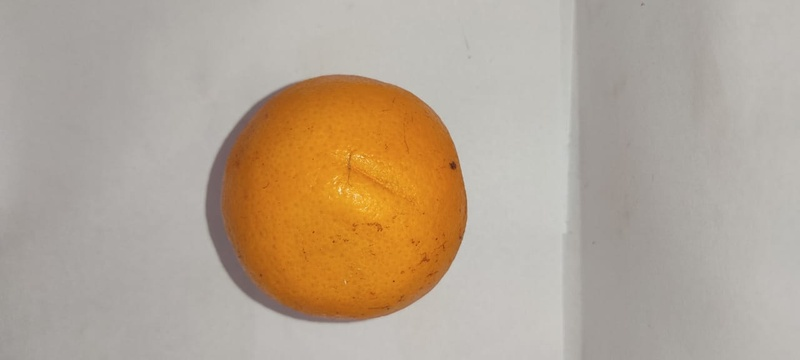
#> input picture dataset/images/test/shelf4.jpeg, 800 x 360 px, shrunk from 1280 x 576 before the run, given as the content of the folder ../../../dataset/images/training/original, which was not available
$ jupyter execute --allow-errors processing.ipynb   (text cells are left out)
#> lines starting #> are read from the running program, lines starting #| are printed output that depends on the picture; after the words box and inside, x2 and y2 are one past the last pixel; in counts of white or black regions, pixels touching at a corner belong together; pictures that were not available may be replaced by others from this repository, and a replacement may not be noted
[cell 1]
import os
import numpy as np
import cv2
from sklearn.cluster import KMeans
import joblib

[cell 2]
image_path      = '../../../dataset/images'
training_path   = os.path.join(image_path, 'training')
original_path   = os.path.join(training_path, 'original')
processed_path  = os.path.join(training_path, 'processed')

[cell 3]
original   = [os.path.join(original_path, image) for image in os.listdir(original_path)]
#> (the rest of this cell did not finish here and is left out)

[cell 4]
def get_light_background(mask, f = 20, p = 0.75):
    height, width = mask.shape
    cluster_size  = min([height, width])//f
    cluster       = np.ones((cluster_size, cluster_size), np.uint8)

    # Corners
    corner1 = np.bitwise_and(cluster, mask[:cluster_size,  :cluster_size])
    corner2 = np.bitwise_and(cluster, mask[:cluster_size:, -cluster_size:])
    corner3 = np.bitwise_and(cluster, mask[-cluster_size:, :cluster_size])
    corner4 = np.bitwise_and(cluster, mask[-cluster_size:, -cluster_size:])
    corners = [corner1, corner2, corner3, corner4]

    # Sides
    limitw1 = (width - cluster_size)//2
    limitw2 = (width + cluster_size)//2
    limith1 = (height - cluster_size)//2
    limith2 = (height + cluster_size)//2

    side1   = np.bitwise_and(cluster, mask[:cluster_size, limitw1:limitw2])
    side2   = np.bitwise_and(cluster, mask[limith1:limith2, :cluster_size])
    side3   = np.bitwise_and(cluster, mask[limith1:limith2, -cluster_size:])
    side4   = np.bitwise_and(cluster, mask[-cluster_size:, limitw1:limitw2])
    sides   = [side1, side2, side3, side4]

    # Determining the type of background
    edges            = corners + sides
    light_background = sum(np.count_nonzero(edge) for edge in edges) > p*8*(cluster_size**2)

    # Inverting if dark background
    if light_background:
        return np.bitwise_not(mask)
    return mask

[cell 5]
for file in original:
    # BGR image
    image = cv2.imread(file)
#> image is the input picture: shape (360, 800, 3); mean B, G, R 146.9, 164.7, 180.6

    # Dimenssions
    height, width, _ = image.shape
#> height = 360; width = 800

    # Pixel data vector
    data_vector = np.zeros((height * width, 4))

    # Obtener matrices del espacio de colores
    rgb_matrix = image.reshape((-1, 3))
    hsv_matrix = cv2.cvtColor(image, cv2.COLOR_BGR2HSV).reshape((-1, 3))
    lab_matrix = cv2.cvtColor(image, cv2.COLOR_BGR2LAB).reshape((-1, 3))

    # Asignar a la matriz de datos
    # Conservamos el canal G, S, A y B
    data_vector[:, 0]  = rgb_matrix[:, 2]
    data_vector[:, 1]  = hsv_matrix[:, 1]
    data_vector[:, 2:] = lab_matrix[:, 1:]

    # Segmentamos la imagen con los vectores obtenidos pos cada pixel
    kmeans = KMeans(n_clusters = 2, n_init = 10)  # 2 Clusters. Background and fruit
    kmeans.fit(data_vector)

    # Get clusters labels
    labels = kmeans.labels_

    # kmeans_mask
    kmeans_mask = labels.reshape(height, width)
    kmeans_mask = kmeans_mask.astype(np.uint8) * 255

    # Determinación del tipo de fondo de la máscara
    kmeans_mask = get_light_background(kmeans_mask)

    # Erosion y dilataciòn sobre la màscara
    erosion_size      = min([height, width])//200
#> erosion_size = 1
    dilatacion_size   = min([height, width])//80
#> dilatacion_size = 4
    kernel_erosion    = np.ones((erosion_size,erosion_size), np.uint8)
#> kernel_erosion = [1]
    eroded            = cv2.erode(kmeans_mask, kernel_erosion, iterations = 1)
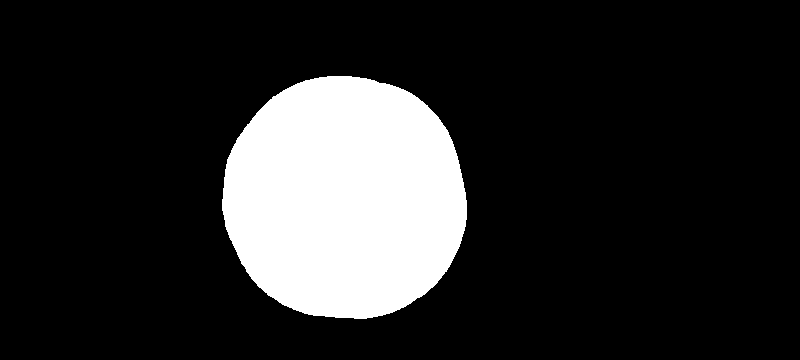
#> kmeans_mask: shape (360, 800); 16.4% white; 1 white region
    kernel_dilatacion = np.ones((dilatacion_size,dilatacion_size), np.uint8)
    kmeans_mask       = cv2.dilate(eroded, kernel_dilatacion, iterations  = 2)

    # Encontrar contornos
    kmeans_cnt, _ = cv2.findContours(kmeans_mask, cv2.RETR_EXTERNAL, cv2.CHAIN_APPROX_SIMPLE)
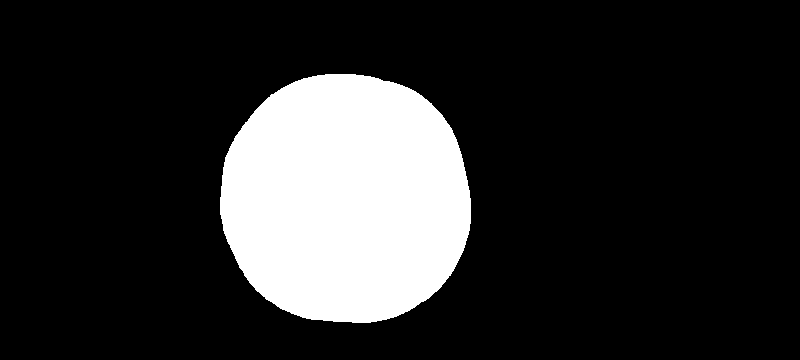
#> kmeans_mask: shape (360, 800); 17.5% white; 1 white region
    kmeans_cnt    = max(kmeans_cnt, key = cv2.contourArea)

    # Contorno aproximado
    epsilon       = 0.001 * cv2.arcLength(kmeans_cnt, True)
#> epsilon = 0.839
    kmeans_cnt    = cv2.approxPolyDP(kmeans_cnt, epsilon, True)
    kmeans_cnt    = (kmeans_cnt,)

    # Template
    tkmeans       = np.zeros((height, width), dtype=np.uint8)

    # Dibujar
    cv2.drawContours(tkmeans, kmeans_cnt, -1, 255, thickness = cv2.FILLED)
#> tkmeans: shape (360, 800); 17.5% white; 1 white region, box (x1, y1, x2, y2) and area: (220, 74, 471, 323) 50321

    # Guardar mascara
    cv2.imwrite(os.path.join(processed_path, os.path.basename(file)), tkmeans)

$ run again, on dataset/images/test/grupo1/shelf1.jpeg
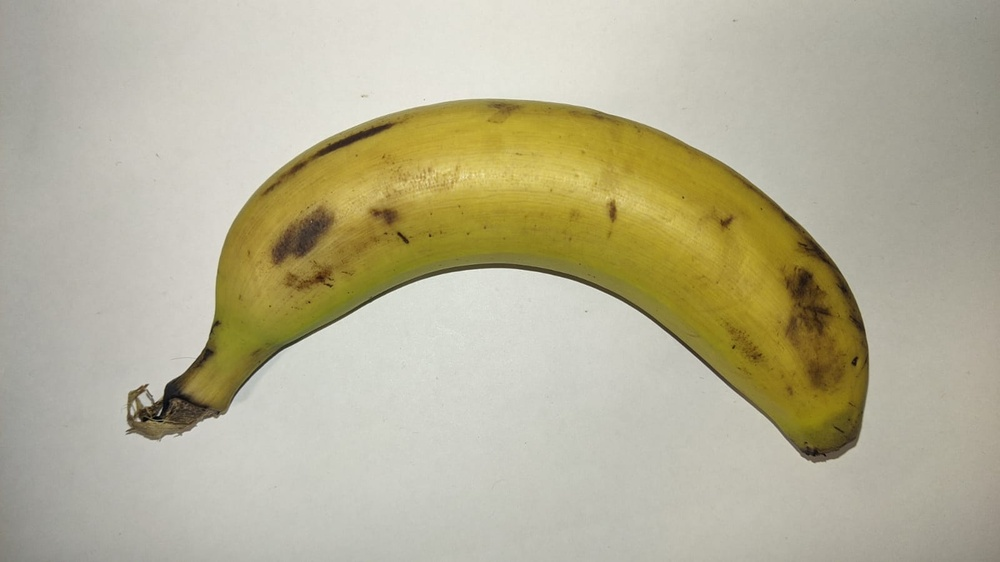
#> input picture dataset/images/test/grupo1/shelf1.jpeg, 1000 x 562 px, shrunk from 1600 x 900 before the run, given as the content of the folder ../../../dataset/images/training/original, which was not available
#> image is the input picture: shape (562, 1000, 3); mean B, G, R 150.4, 176.4, 181.5
#> cluster: shape (28, 28); every value is 1
#> `eroded            = cv2.erode(kmeans_mask, kernel_erosion, iterations ..`:
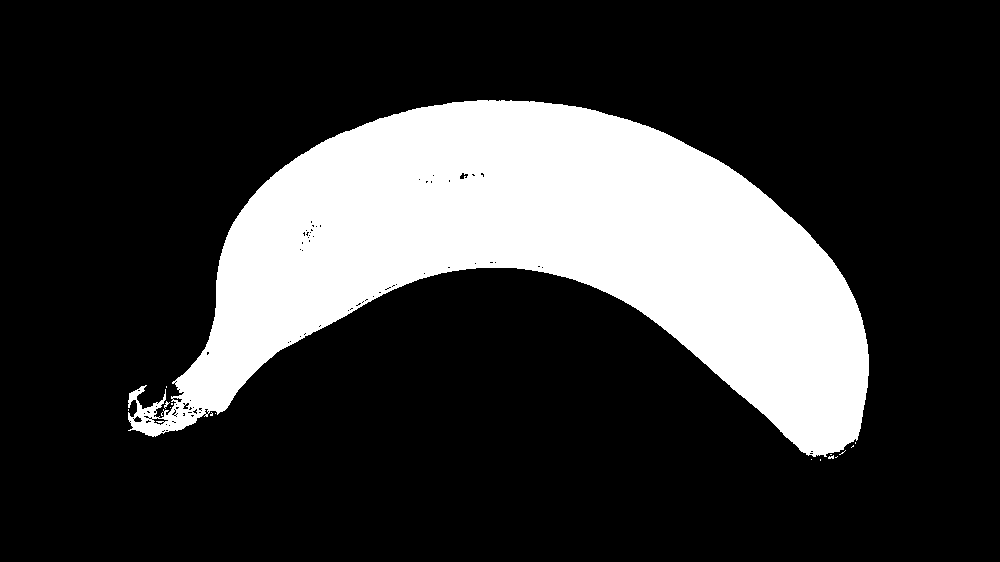
#> kmeans_mask: shape (562, 1000); 22.1% white; 17 white regions (16 under 20 px), largest, box (x1, y1, x2, y2) and area: (128, 100, 869, 457) 123875
#> eroded: shape (562, 1000); 21.7% white; 12 white regions (10 under 20 px)
#> `cv2.drawContours(tkmeans, kmeans_cnt, -1, 255, thickness = cv2.FILLED)`:
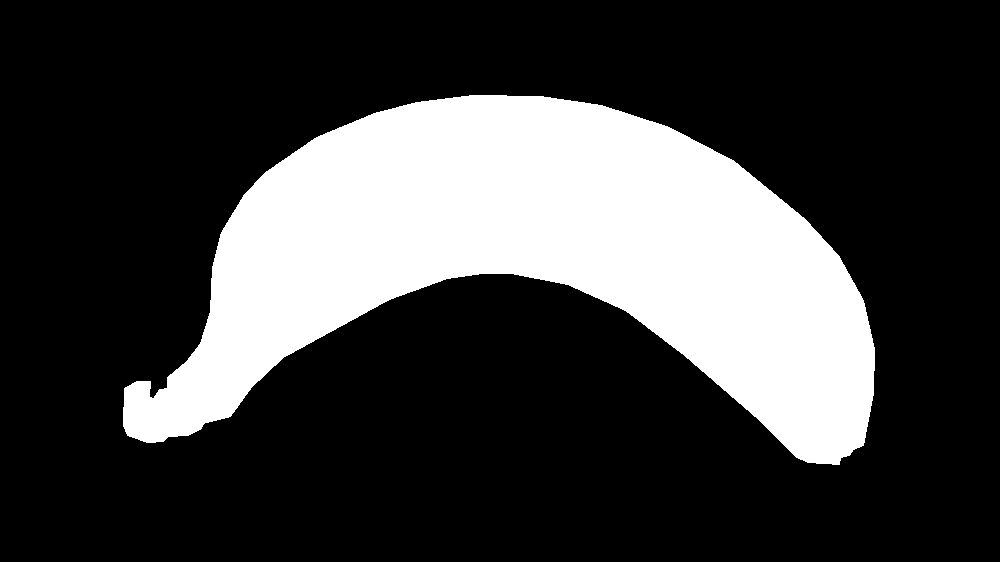
#> tkmeans: shape (562, 1000); 24.7% white; 1 white region, box (x1, y1, x2, y2) and area: (123, 95, 875, 465) 138904

$ run again, on dataset/images/test/grupo1/shelf2.jpeg
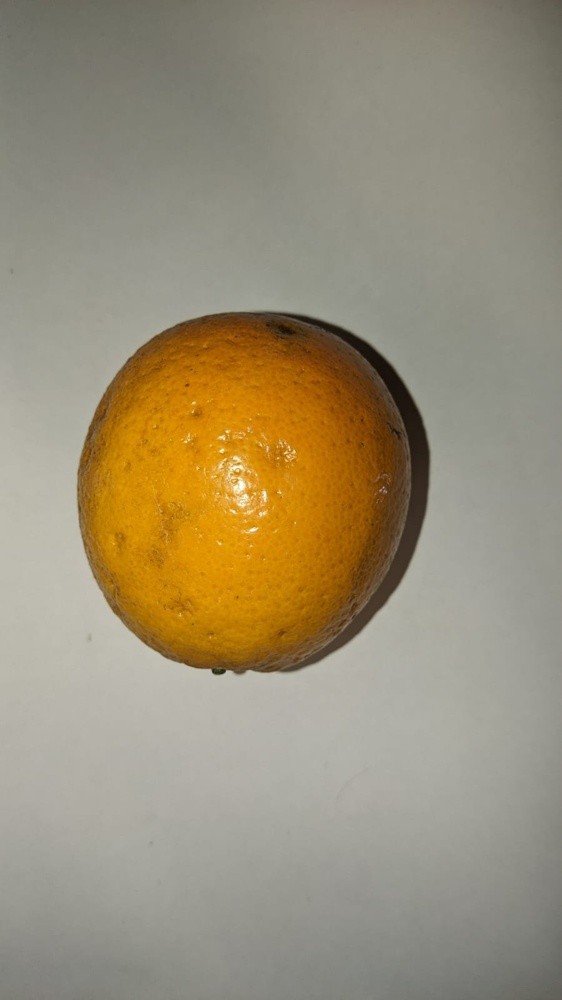
#> input picture dataset/images/test/grupo1/shelf2.jpeg, 562 x 1000 px, shrunk from 900 x 1600 before the run, given as the content of the folder ../../../dataset/images/training/original, which was not available
#> image is the input picture: shape (1000, 562, 3); mean B, G, R 118.2, 142.9, 154.1
#> cluster: shape (28, 28); every value is 1
#> `eroded            = cv2.erode(kmeans_mask, kernel_erosion, iterations ..`:
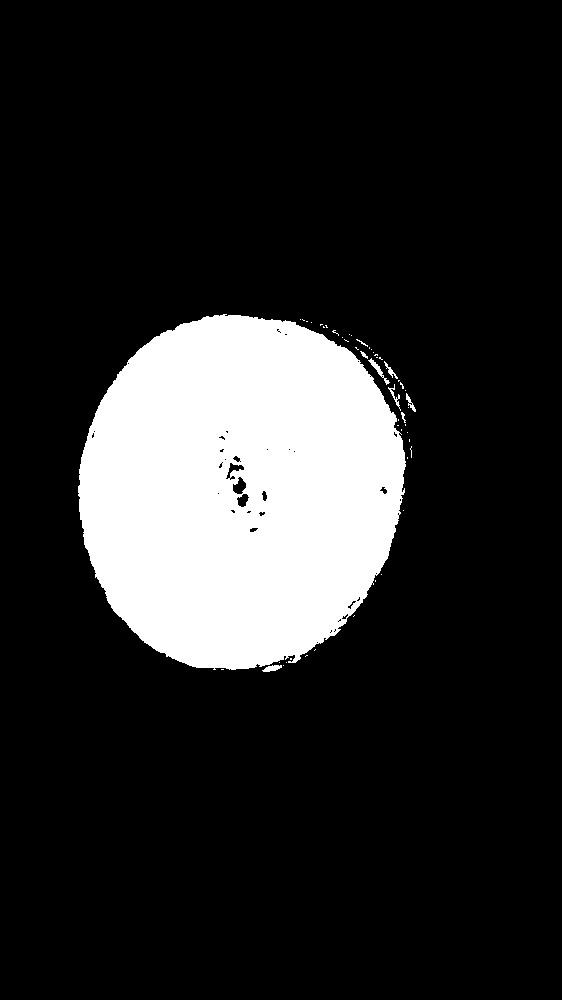
#> kmeans_mask: shape (1000, 562); 16.3% white; 51 white regions (42 under 20 px), largest, box (x1, y1, x2, y2) and area: (78, 314, 406, 670) 90774, (368, 358, 390, 385) 114, (262, 665, 282, 672) 88
#> eroded: shape (1000, 562); 16% white; 26 white regions (23 under 20 px)
#> `kmeans_cnt, _ = cv2.findContours(kmeans_mask, cv2.RETR_EXTERNAL, cv2.C..`:
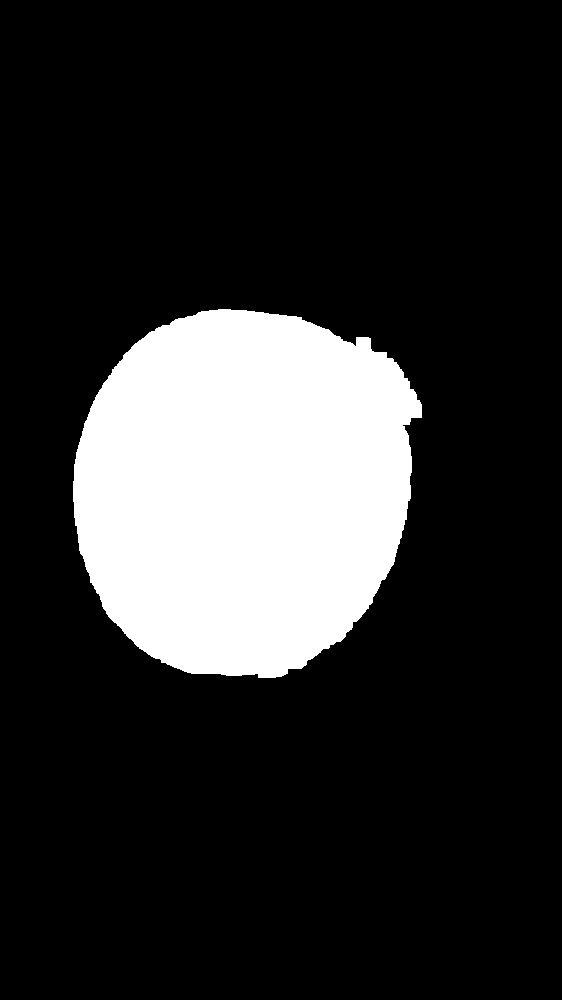
#> kmeans_mask: shape (1000, 562); 18% white; 1 white region
#> tkmeans: shape (1000, 562); 18% white; 1 white region, box (x1, y1, x2, y2) and area: (73, 309, 422, 678) 101243

$ run again, on dataset/images/test/grupo1/shelf3.jpeg
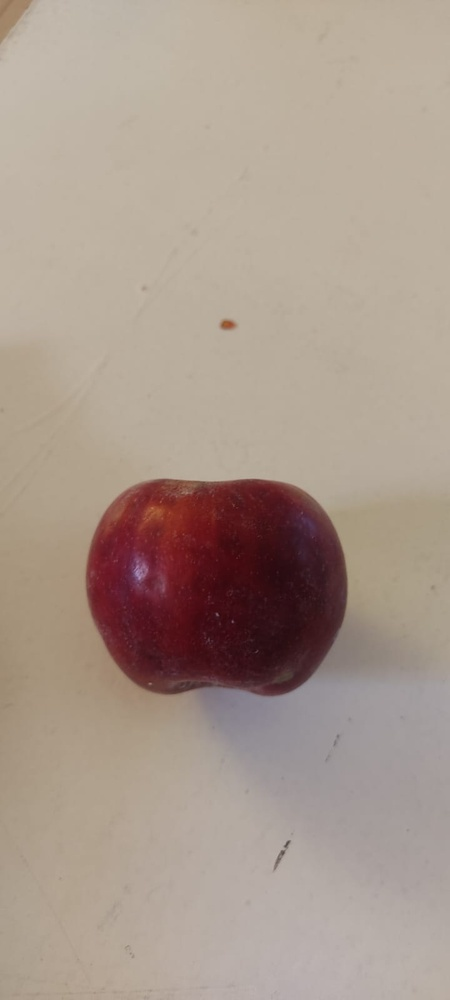
#> input picture dataset/images/test/grupo1/shelf3.jpeg, 450 x 1000 px, shrunk from 720 x 1600 before the run, given as the content of the folder ../../../dataset/images/training/original, which was not available
#> image is the input picture: shape (1000, 450, 3); mean B, G, R 140.8, 152.5, 169.2
#> cluster: shape (22, 22); every value is 1
#> `eroded            = cv2.erode(kmeans_mask, kernel_erosion, iterations ..`:
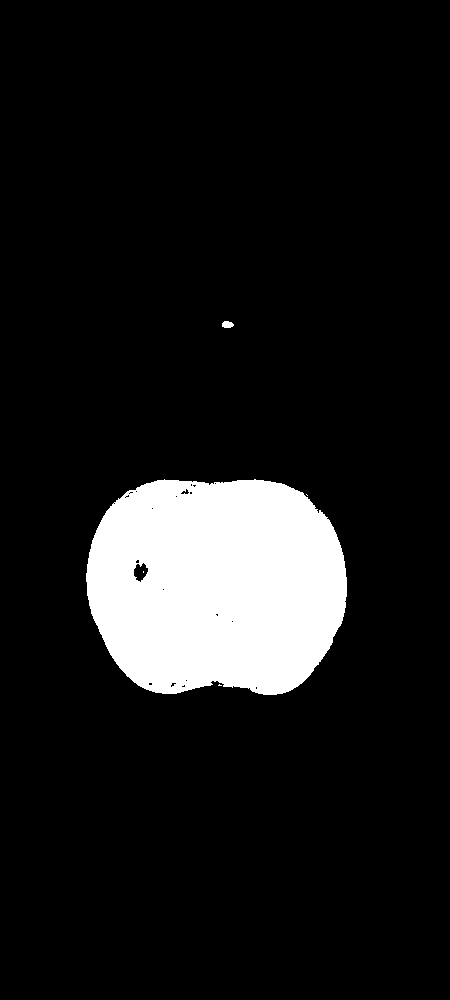
#> kmeans_mask: shape (1000, 450); 10.5% white; 5 white regions (3 under 20 px), largest, box (x1, y1, x2, y2) and area: (86, 479, 347, 695) 46973, (222, 321, 234, 328) 67
#> eroded: shape (1000, 450); 10.3% white; 2 white regions
#> `kmeans_cnt, _ = cv2.findContours(kmeans_mask, cv2.RETR_EXTERNAL, cv2.C..`:
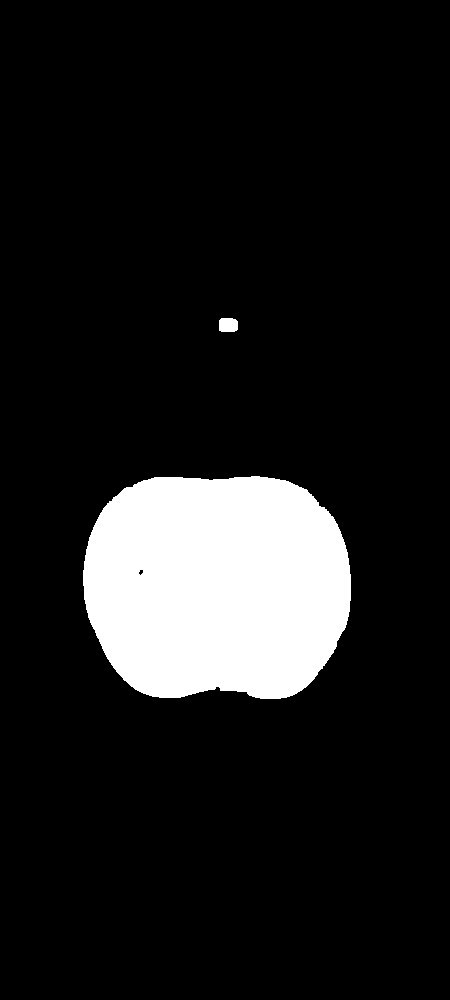
#> kmeans_mask: shape (1000, 450); 11.3% white; 2 white regions
#> tkmeans: shape (1000, 450); 11.3% white; 1 white region, box (x1, y1, x2, y2) and area: (83, 476, 351, 699) 50782
